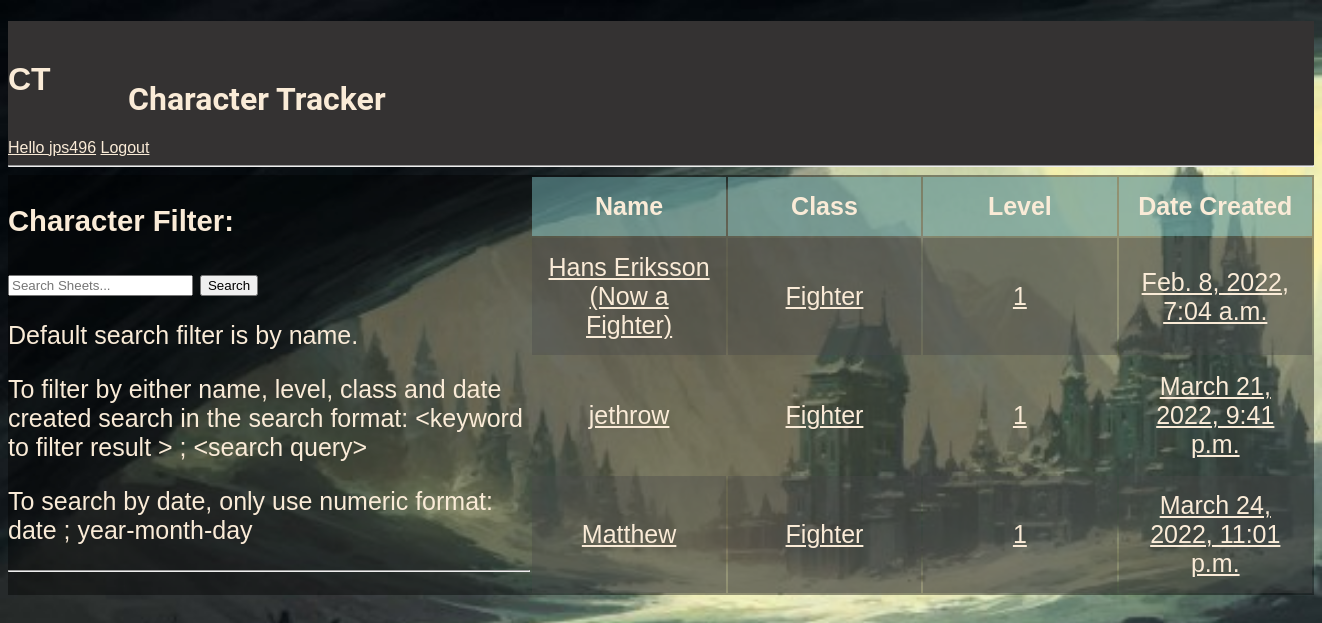
/profile/ (signed in), run on an earlier commit of the app's database.
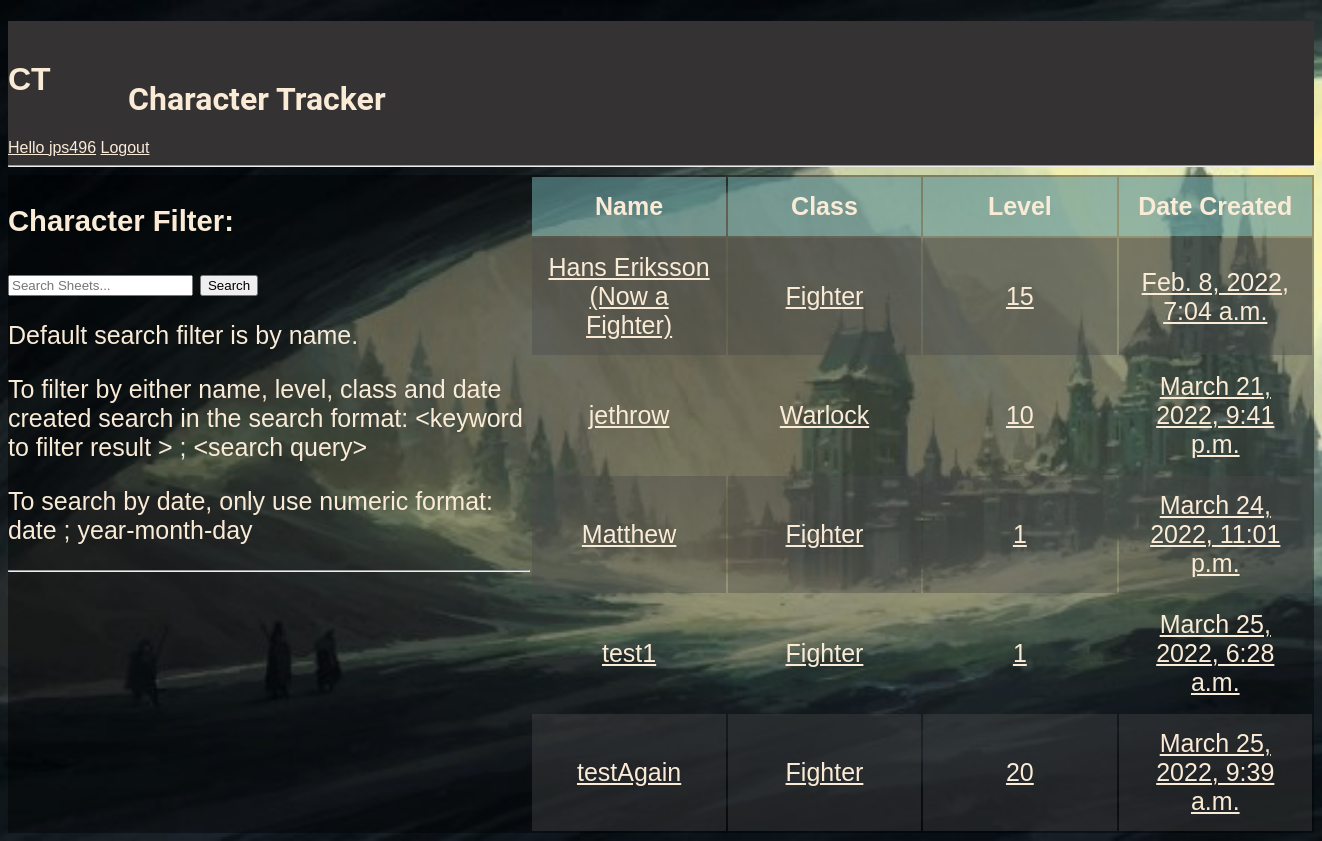
And on a later commit of the database.
### base/models.py (models this page shows, shortened)
class Sheet(models.Model):
    user = models.ForeignKey(User, on_delete=models.CASCADE, null=True)
    name = models.CharField(max_length=60, null=True)
    lvl = models.IntegerField(default=1, validators=[MaxValueValidator(20), MinValueValidator(1)])
    race = models.CharField(max_length=60, null=True)
    CLASS_CHOICES = [
        ('Barbarian', 'Barbarian'),
        ('Bard', 'Bard'),
        ('Cleric', 'Cleric'),
        ('Druid', 'Druid'),
        ('Fighter', 'Fighter'),
        ('Monk', 'Monk'),
        ('Paladin', 'Paladin'),
        ('Ranger', 'Ranger'),
        ('Rogue', 'Rogue'),
        ('Sorcerer', 'Sorcerer'),
        ('Warlock', 'Warlock'),
        ('Wizard', 'Wizard')
    ]
    classes = models.CharField(max_length=20, choices=CLASS_CHOICES, default='Fighter')
    background = models.CharField(max_length=60, null=True)
    ALIGN_CHOICES = [
        ('Lawful Good', 'Lawful Good'),
        ('Neutral Good', 'Neutral Good'),
        ('Chaotic Good', 'Chaotic Good'),
        ('Lawful Neutral', 'Lawful Neutral'),
        ('True Neutral', 'True Neutral'),
        ('Chaotic Neutral', 'Chaotic Neutral'),
        ('Lawful Evil', 'Lawful Evil'),
        ('Neutral Evil', 'Neutral Evil'),
        ('Chaotic Evil', 'Chaotic Evil'),
    ]
    alignment = models.CharField(max_length=20, choices=ALIGN_CHOICES, default='Chaotic Good')
    exp = models.IntegerField(default=0, validators=[MinValueValidator(0)])
    inspiration = models.IntegerField(default=0, validators=[MinValueValidator(0)])
    str = models.IntegerField(default=10, validators=[MaxValueValidator(30), MinValueValidator(0)])
    dex = models.IntegerField(default=10, validators=[MaxValueValidator(30), MinValueValidator(0)])
    con = models.IntegerField(default=10, validators=[MaxValueValidator(30), MinValueValidator(0)])
    wis = models.IntegerField(default=10, validators=[MaxValueValidator(30), MinValueValidator(0)])
    int = models.IntegerField(default=10, validators=[MaxValueValidator(30), MinValueValidator(0)])
    cha = models.IntegerField(default=10, validators=[MaxValueValidator(30), MinValueValidator(0)])
    SAV_THROW = [('Str', 'Strength'),
                 ('Dex', 'Dexterity'),
                 ('Con', 'Constitution'),
                 ('Int', 'Intelligence'),
                 ('Wis', 'Wisdom'),
                 ('Cha', 'Charisma')
                 ]
    savThrow = MultiSelectField(choices=SAV_THROW, blank=True)
    numHitDice = models.IntegerField(default=0, validators=[MinValueValidator(0)])
    currentHitDice = models.IntegerField(default=0, validators=[MinValueValidator(0)])
    DICE_CHOICES = [
        ('d4', 'd4'),
        ('d6', 'd6'),
        ('d8', 'd8'),
        ('d10', 'd10'),
        ('d12', 'd12'),
    ]
    hitDice = models.CharField(max_length=3, choices=DICE_CHOICES, default="d6")
    initiationRoll = models.IntegerField(default=0, validators=[MinValueValidator(0)])
    speed = models.IntegerField(default=30, validators=[MinValueValidator(0)])
    maxHp = models.IntegerField(default=10, validators=[MinValueValidator(0)])
    current = models.IntegerField(default=10)
    tempHp = models.IntegerField(default=0, validators=[MinValueValidator(0)])
    deathFail = models.IntegerField(default=0, validators=[MaxValueValidator(3), MinValueValidator(0)])
    deathSuccess = models.IntegerField(default=0, validators=[MaxValueValidator(3), MinValueValidator(0)])
    armourAC = models.IntegerField(default=10, validators=[MinValueValidator(0)])
    pp = models.IntegerField(default=0, validators=[MinValueValidator(0)])
    gp = models.IntegerField(default=0, validators=[MinValueValidator(0)])
    sp = models.IntegerField(default=0, validators=[MinValueValidator(0)])
    cp = models.IntegerField(default=0, validators=[MinValueValidator(0)])
    equipment = models.TextField(null=True, blank=True)
    SKILL_CHOICES = (('Acrobatics', 'Acrobatics (Dex)'),
                     ('Animal Handling', 'Animal Handling (Wis)'),
                     ('Arcana', 'Arcana (Int)'),
                     ('Athletics', 'Athletics (Str)'),
                     ('Deception', 'Deception (Cha)'),
                     ('History', 'History (Int)'),
                     ('Insight', 'Insight (Wis)'),
                     ('Intimidation', 'Intimidation (Cha)'),
                     ('Investigation', 'Investigation (Int)'),
                     ('Medicine', 'Medicine (Wis)'),
                     ('Nature', 'Nature (Wis)'),
                     ('Perception', 'Perception (Wis)'),
                     ('Performance', 'Performance (Cha)'),
                     ('Persuasion', 'Persuasion (Cha)'),
                     ('Religion', 'Religion (Int)'),
                     ('Sleight of Hand', 'Sleight of Hand (Dex)'),
                     ('Stealth', 'Stealth (Dex)'),
                     ('Survival', 'Survival (Wis)'),
                     )
    skills = MultiSelectField(choices=SKILL_CHOICES, blank=True)
    language = models.TextField(null=True, blank=True)
    proficiencies = models.TextField(null=True, blank=True)
    personality = models.TextField(null=True, blank=True)
    ideals = models.TextField(null=True, blank=True)
    bonds = models.TextField(null=True, blank=True)
    flaws = models.TextField(null=True, blank=True)
    feats = models.ManyToManyField(Feat, blank=True)  # unused right now, not vital to any epic
    features = models.TextField(null=True, blank=True)
    spells = models.TextField(null=True, blank=True)
    notes = models.TextField(null=True, blank=True)
    updated = models.DateTimeField(auto_now=True)
    created = models.DateTimeField(auto_now_add=True)

### base/views.py (the view, shortened to what this page needs)
# urls.py: path('profile/', views.user_profile, name="user-profile"),
@login_required(login_url='/login')
def user_profile(request):
    q = request.GET.get('q') if request.GET.get('q') is not None else ''
    search = q.split(";")
    sheets = Sheet.objects.filter(name__icontains=q)
    found = ''
    if not sheets.exists():
        if ";" in q:
            found = f"{search[0].capitalize()}: {search[1]} was not found!"
    context = {'sheets': sheets, 'found': found}
    return render(request, 'base/profile.html', context)

### base/templates/base/profile.html (shortened to what this page needs)
{% extends 'main.html' %}
{% load static %}
{% block content%}
<link rel='stylesheet' type='text/css' media='screen' href="{% static 'stylesheets/profile.css'%}">
<div class = "profile-container">
    <div class = "filter">
        <h3>Character Filter:</h3>
        <form method="GET" action="">
            <input type="text" name="q" placeholder="Search Sheets..."/>
            <input type="submit" value="Search">
        </form>
        <p>Default search filter is by name.</p>
        <p>To filter by either name, level, class and date created search in the search format: &ltkeyword to filter
            result &gt; ; &ltsearch query&gt</p>
        <p>To search by date, only use numeric format: date ; year-month-day</p>
        <hr>
    </div>
    <table>
        <tr class = "table-header">
            <th>Name</th>
            <th>Class</th>
            <th>Level</th>
            <th>Date Created</th>
        </tr>
        {% for sheet in sheets %}
        {% if request.user == sheet.user or request.user.is_superuser %}
        <tr class = "table-body">
            <td><a href="{%url 'sheet' sheet.id %}" class="row-link">{{sheet.name}}</a></td>
            <td><a href="{%url 'sheet' sheet.id %}" tableindex="-1" class=row-link>{{sheet.classes}}</a></td>
            <td><a href="{%url 'sheet' sheet.id %}" tableindex="-1" class=row-link>{{sheet.lvl}}</a></td>
            <td><a href="{%url 'sheet' sheet.id %}" tableindex="-1" class=row-link>{{sheet.created}}</a></td>
        </tr>
        {% endif %}
        {% endfor %}
    </table>
</div>
{% endblock content %}

### templates/main.html (shortened to what this page needs)
<!DOCTYPE html>
{% load static %}
<html>
    <head>
       <link rel='stylesheet' type='text/css' media='screen' href="{% static 'stylesheets/main.css'%}">
    </head>
    <body>
        {% include 'navbar.html' %}
        {% block content %}
        {% endblock %}
    </body>
</html>

### templates/navbar.html
{% load static %}
<div class = "header" >
<link rel='stylesheet' type='text/css' media='screen' href="{% static 'stylesheets/navbar.css'%}">
<a class="home_link" href="/" style="text-decoration:none">
    <h1 class= "logo"> CT </h1> <h1 class="title"> Character Tracker </h1>
</a>
{% if request.user.is_authenticated %}
<a href="{% url 'user-profile' %}">Hello {{request.user}}</a>
<a href = "{% url 'logout' %}">Logout</a>
{% else %}
<a href="{% url 'registration'%}">Registration</a>
<a href = "{% url 'login' %}">Login</a>
{% endif %}
<hr>
</div>

### static/stylesheets/main.css (style rules this page uses)
body { background-color: #808080; font-family: Cambria, sans-serif; background-image: url("/static/images/main-background.jpg"); background-repeat: no-repeat; background-position: top; background-attachment: fixed; background-size: cover; height: 100%; }

### static/stylesheets/navbar.css (style rules this page uses)
.header { background-color: #343232; }
.logo { position: relative; top: 40px }
.title { font-family: Roboto, sans-serif; font-size: 32px; position: relative; left:120px; }
a:link { color: antiquewhite; }

### static/stylesheets/profile.css (style rules this page uses)
.profile-container { background-color: rgba(0, 0, 0, 0.4); display: grid; grid-template-columns: 2fr 3fr; color: antiquewhite; font-size: 25px; }
.filter { color: antiquewhite; }
tr.table-header { background-color: rgba(147, 226, 229, 0.411); }
tr.table-body:nth-child(even) { background-color: rgba(73, 73, 73, 0.4); }
th, td { padding: 15px; width: 25%; height: fit-content; text-align: center; }

What changed in the data, as far as the page shows it:
changed Sheet "Hans Eriksson (Now a Fighter)": lvl "1" → "15"
changed Sheet "jethrow": classes "Fighter" → "Warlock"; lvl "1" → "10"
added Sheet: name "test1", classes "Fighter", lvl "1", created "March 25, 2022, 6:28 a.m."
added Sheet: name "testAgain", classes "Fighter", lvl "20", created "March 25, 2022, 9:39 a.m."
